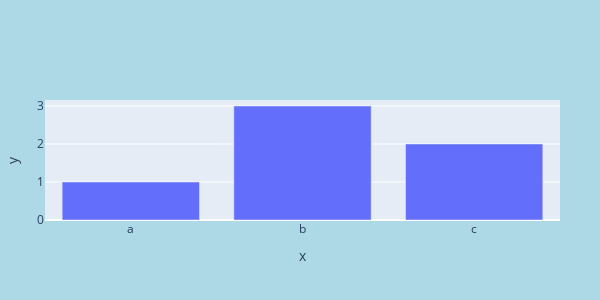

Write notebook code for a chart like this one.
### Code cell
# graph_object
fig = go.Figure(data=go.Bar(x = ['a','b','c'], y=[1,3,2]))

fig.update_layout(width=600, 
                  height = 300,
                  margin_l = 40, # l : 왼쪽, r : 오른쪽
                  margin_r = 40,
                  # 백그라운드 컬러 지정
                  paper_bgcolor = "lightblue",
                  xaxis_title='x',
                  yaxis_title = 'y')
fig.show()

### Figure 1 — Plotly figure (JSON) as saved in the notebook; plotly's stock layout.template omitted (floating-point values rounded to 4 significant figures)
{"data": [{"type": "bar", "x": ["a", "b", "c"], "y": [1, 3, 2]}], "layout": {"height": 300, "margin": {"l": 40, "r": 40}, "paper_bgcolor": "lightblue", "width": 600, "xaxis": {"autorange": true, "range": [-0.5, 2.5], "title": {"text": "x"}, "type": "category"}, "yaxis": {"autorange": true, "range": [0, 3.158], "title": {"text": "y"}, "type": "linear"}}}
